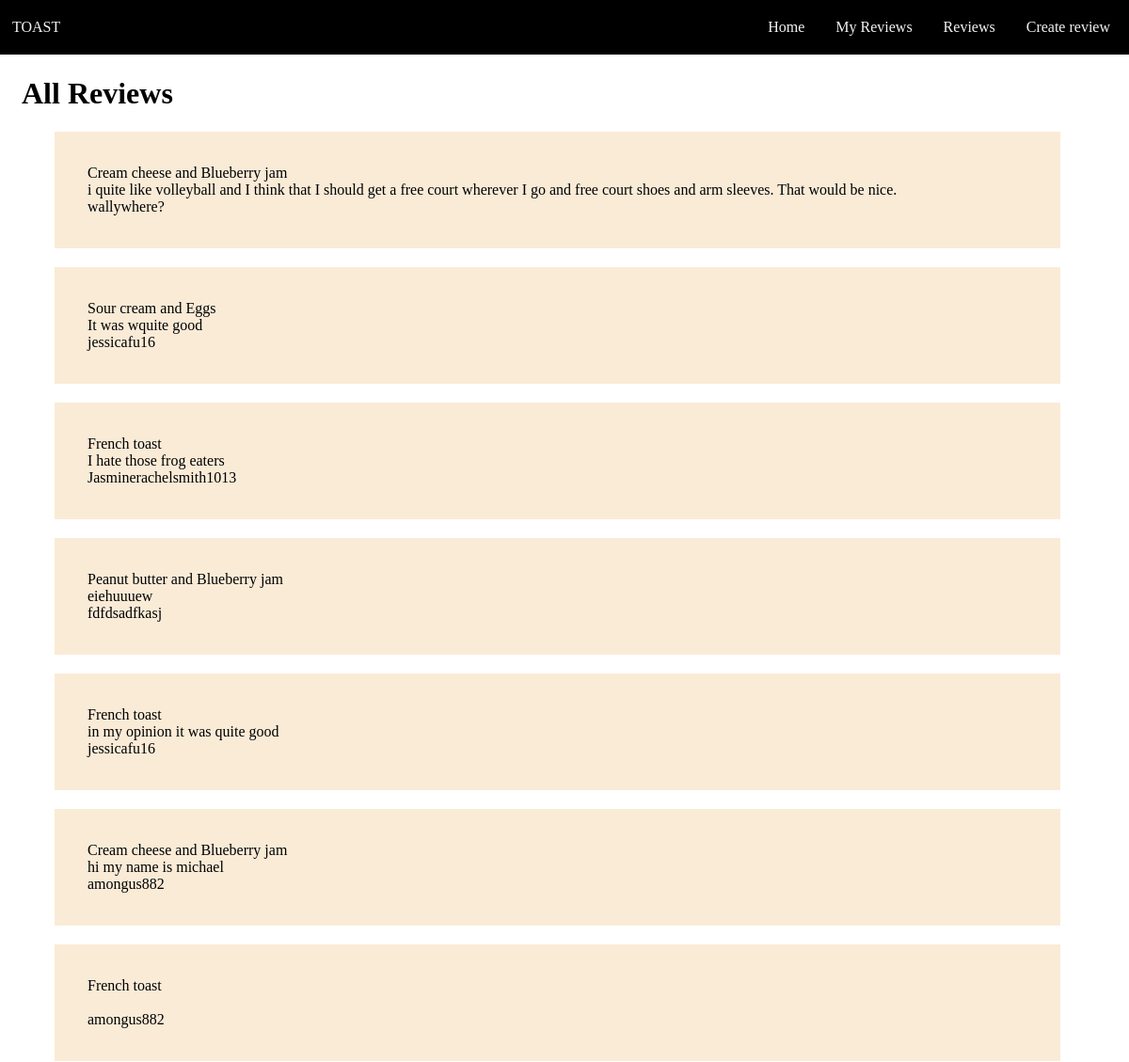
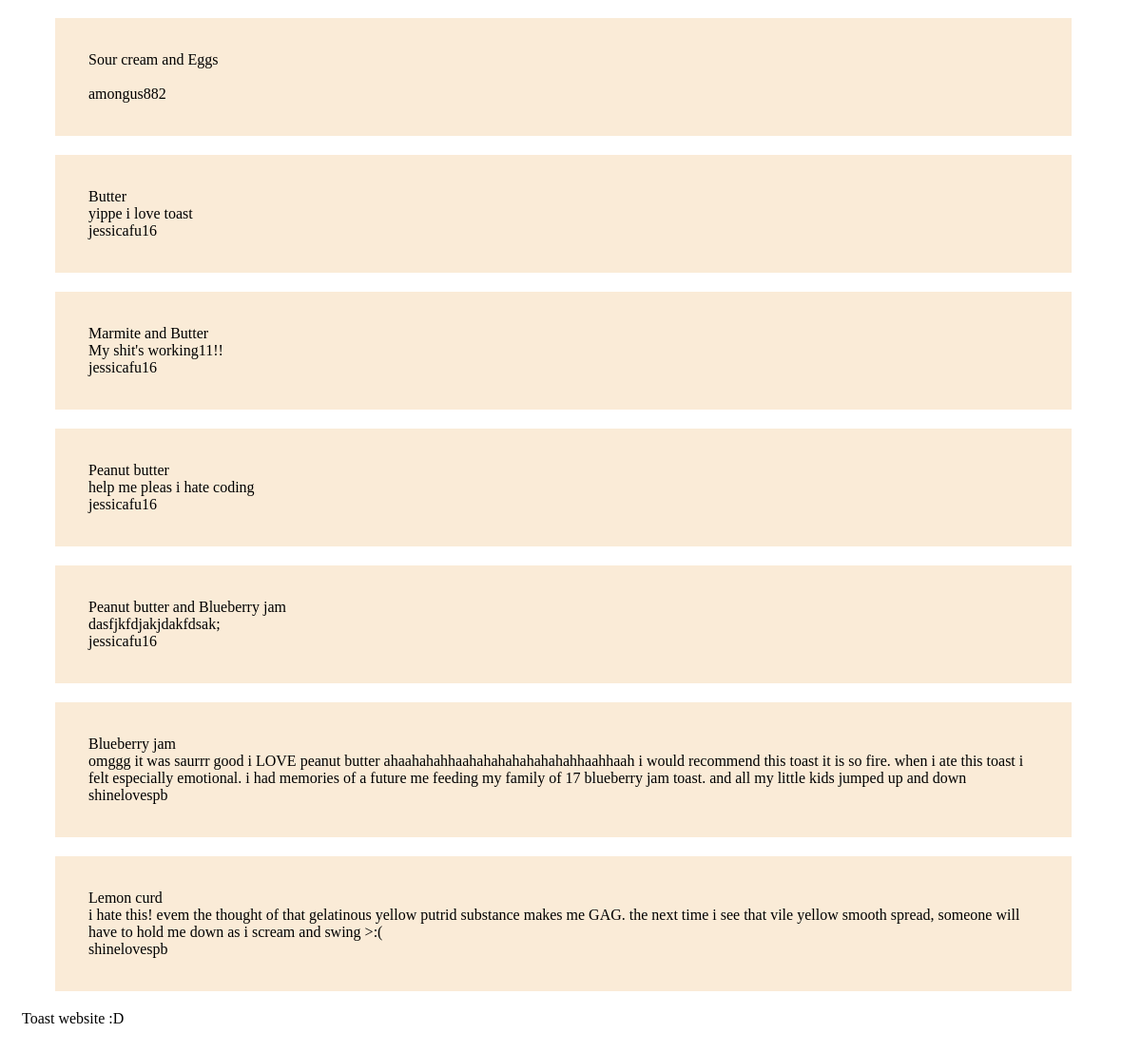
The app's page /reviews, older data (2 pictures, top to bottom).
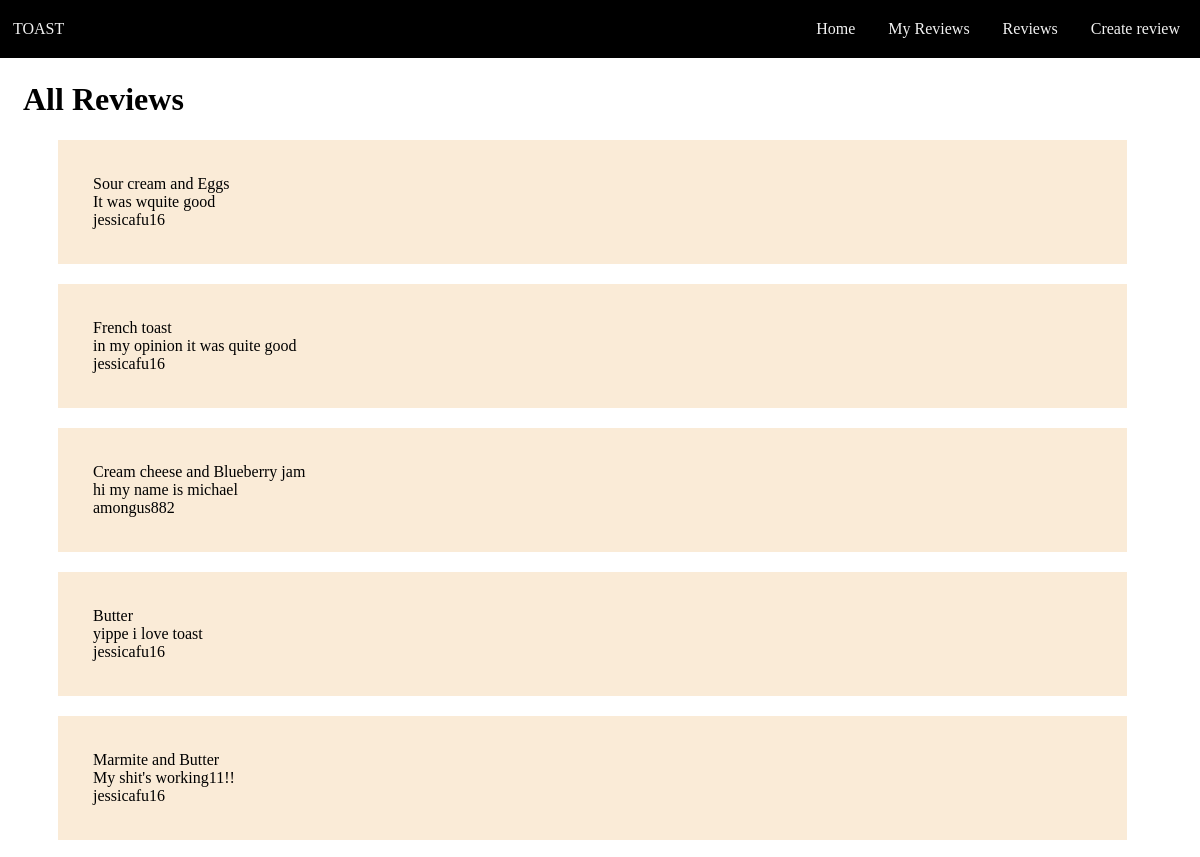
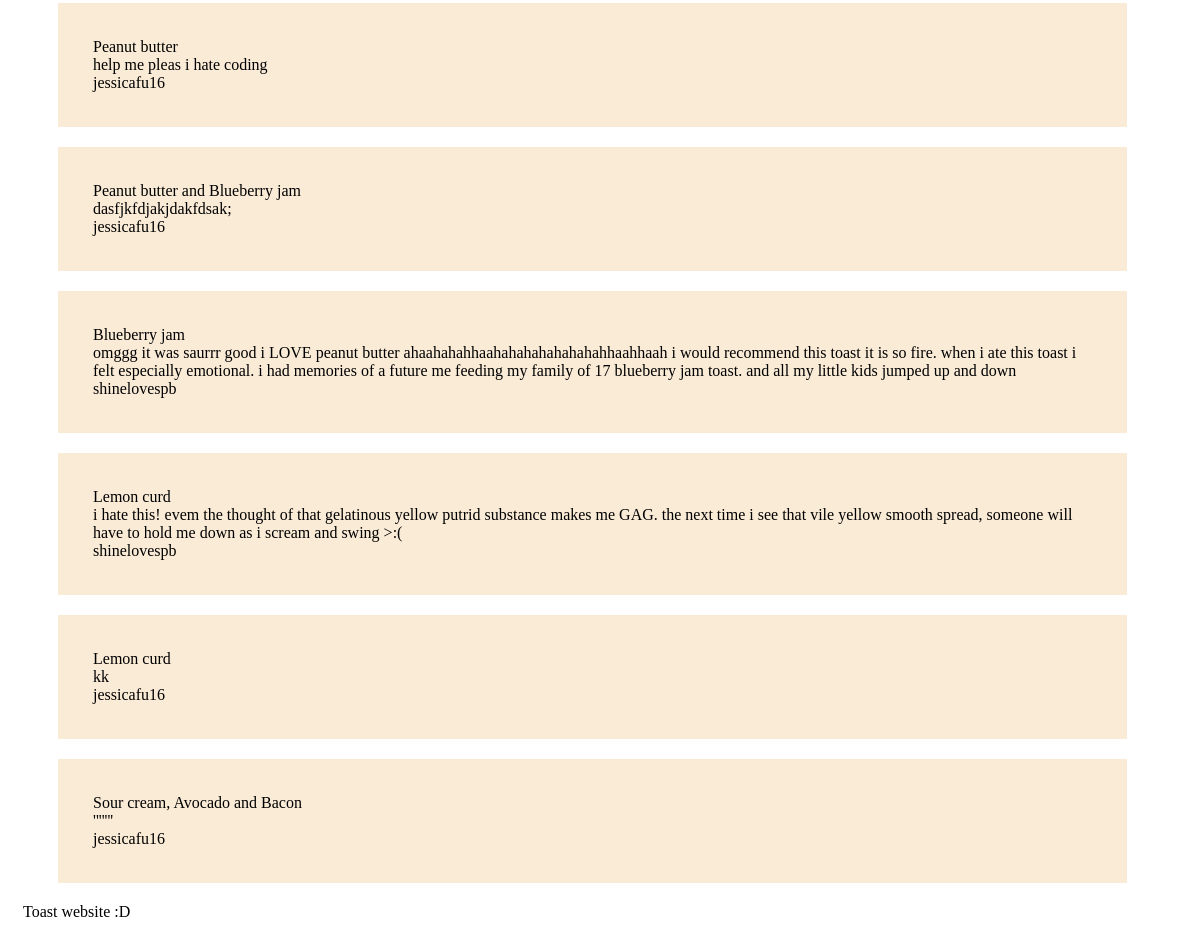
The same page, newer data (2 pictures, top to bottom).
### tables this page shows
CREATE TABLE Reviews (id INTEGER PRIMARY KEY AUTOINCREMENT, user_id INTEGER REFERENCES Users (id), review TEXT NOT NULL, toast_id);

CREATE TABLE Toast (id INTEGER PRIMARY KEY AUTOINCREMENT, description TEXT NOT NULL);

CREATE TABLE Users (id INTEGER PRIMARY KEY AUTOINCREMENT, username TEXT UNIQUE NOT NULL, password TEXT NOT NULL);

### routes.py (the view)
@app.route('/reviews')
def show_all_reviews():
    query = "SELECT description, review, username FROM Reviews JOIN Toast ON reviews.toast_id = toast.id JOIN Users ON reviews.user_id = users.id"
    reviews = sql_queries(query, 1)
    return render_template("reviews.html", reviews=reviews)

### routes.py (called while the page is built)
def sql_queries(query, option, data=None):
    connection = sqlite3.connect('toast.db')
    cursor = connection.cursor()
    if data:
        cursor.execute(query, data)
    else:
        cursor.execute(query)
    if option == 0:
        result = cursor.fetchone()
        return result
    elif option == 1:
        result = cursor.fetchall()
        return result
    else:
        connection.commit()
    connection.close()

### templates/reviews.html
{% extends 'layout.html' %}
{% block h1 -%}All Reviews{%- endblock %}
{% block main -%}
<div class="gridContainer">
    {% for review in reviews %}
    <div class="gridItem">
        {{ review[0] }}
        <br>
        {{ review[1] }}
        <br>
        {{review[2]}}
    </div>
    {% endfor %}
</div>
{%- endblock %}

### templates/layout.html (shortened to what this page needs)
<!DOCTYPE html>
<html lang="en">
    <head>
        <link rel="stylesheet" href="static/style.css">
    </head>
    <body>
        <header>
            <h1>
                <br>
                {% block h1 %}{% endblock %}
            </h1>
        </header>
        <navbar>
            <div>
                <a href="/" id="home_toast">TOAST</a>
                <a href="/create_review" class="object">Create review</a>
                <a href="/reviews" class="object">Reviews</a>
                <a href="/my_reviews" class="object">My Reviews</a>
                <a href="/" class="object">Home</a>
            </div>
        </navbar>
        <main>
            {% block main %}
            {% endblock %}
        </main>
        <footer>
            <p>Toast website :D</p>
        </footer>
    </body>
</html>

### static/style.css (style rules this page uses)
body { word-wrap: break-word; padding:15px; }
div { background-color: #000000; padding-right: 94.7%; position: fixed; top: 0; left: 0; right: 0; width: 100%; z-index: 100; }
.object { float: right; display: block; color: #f2f2f2; text-align: center; text-decoration: none; padding: 20px; padding-left: 13px; font-size: 16px; font-family: 'Arvo'; }
#home_toast { float: left; display: block; color: #f2f2f2; text-align: center; text-decoration: none; padding: 20px; padding-left: 13px; font-size: 16px; font-family: 'Arvo' }
div.gridContainer { z-index:0; background-color:transparent; padding-right:15px; position:relative; top:auto; left:auto; right:auto; width:auto; margin:15px; }
.gridItem { z-index:0; background-color:antiquewhite; margin:20px; position: relative; top: auto; left:auto; right:auto; width:auto; padding:35px; }

Row changes from the older to the newer data that the page shows:
removed Reviews: description "Cream cheese and Blueberry jam", review "i quite like volleyball and I think that I should get a free court wherever I go and free court shoes and arm sleeves. That would be nice.", username "wallywhere?"
removed Reviews: description "French toast", review "I hate those frog eaters", username "Jasminerachelsmith1013"
removed Reviews: description "Peanut butter and Blueberry jam", review "eiehuuuew", username "fdfdsadfkasj"
removed Reviews: description "French toast", username "amongus882"
removed Reviews: description "Sour cream and Eggs", username "amongus882"
added Reviews: description "Lemon curd", review "kk", username "jessicafu16"
added Reviews: description "Sour cream, Avocado and Bacon", review "'''''''", username "jessicafu16"
